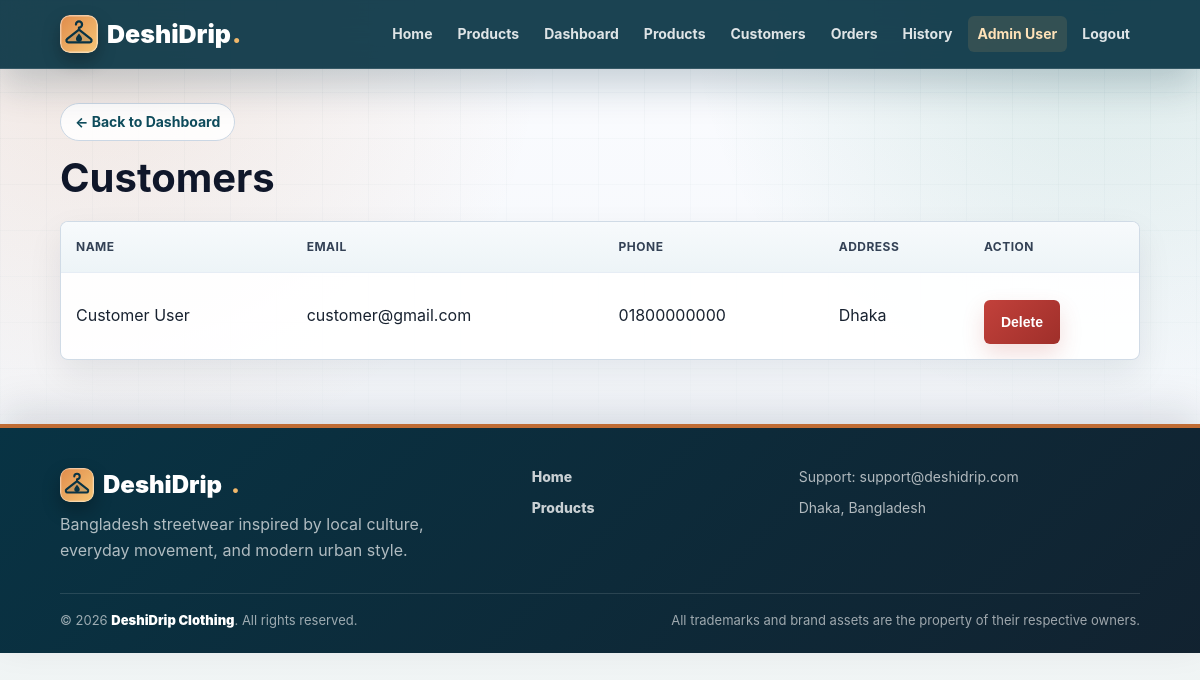
/view/admin_customers.php (signed in), run on the app's committed database.
### tables this page shows
CREATE TABLE IF NOT EXISTS users (
    id INT AUTO_INCREMENT PRIMARY KEY,
    name VARCHAR(120) NOT NULL,
    email VARCHAR(120) NOT NULL UNIQUE,
    password_hash VARCHAR(255) NOT NULL,
    role ENUM('admin','customer') NOT NULL DEFAULT 'customer',
    profile_picture VARCHAR(255),
    address TEXT,
    phone VARCHAR(30),
    remember_token VARCHAR(100),
    created_at TIMESTAMP DEFAULT CURRENT_TIMESTAMP
);

### model/UserModel.php (called while the page is built, shortened)
<?php
require_once __DIR__ . "/../config/db.php";
function getAllCustomers()
{
    global $conn;
    $query = "SELECT * FROM users WHERE role = 'customer' ORDER BY id DESC";
    $result = mysqli_query($conn, $query);
    $customers = array();
    while ($row = mysqli_fetch_assoc($result)) {
        $customers[] = $row;
    }
    return $customers;
}
?>

### config/auth.php (called while the page is built, shortened)
<?php
require_once __DIR__ . "/../model/UserModel.php";
function clean($value)
{
    return htmlspecialchars($value, ENT_QUOTES, "UTF-8");
}
?>

### view/admin_customers.php (the view, shortened to what this page needs)
<?php
require_once "header.php";
require_once __DIR__ . "/../model/UserModel.php";
$customers = getAllCustomers();
?>
<a class="back-link" href="admin_dashboard.php">&larr; Back to Dashboard</a>
<h2>Customers</h2>
<table>
    <thead>
        <tr>
            <th>Name</th>
            <th>Email</th>
            <th>Phone</th>
            <th>Address</th>
            <th>Action</th>
        </tr>
    </thead>
    <tbody>
        <?php foreach ($customers as $customer) { ?>
            <tr>
                <td><?php echo clean($customer["name"]); ?></td>
                <td><?php echo clean($customer["email"]); ?></td>
                <td><?php echo clean($customer["phone"]); ?></td>
                <td><?php echo clean($customer["address"]); ?></td>
                <td><form method="post" class="inline-form" onsubmit="return confirm('Delete customer and all data?')">
                    <button type="submit" class="danger">Delete</button>
                </form></td>
            </tr>
        <?php } ?>
    </tbody>
</table>
<?php require_once "footer.php"; ?>

### public/css/style.css (style rules this page uses)
:root { color-scheme: light; --bg: #f4f7fb; --bg-2: #eef3f1; --surface: #ffffff; --surface-raised: rgba(255, 255, 255, .86); --surface-soft: #f8fafc; --text: #182230; --heading: #0f172a; --muted: #64748b; --muted-2: #94a3b8; --line: #dde6ef; --line-strong: #cbd7e4; --brand: #0f4c5c; --brand-dark: #083344; --brand-soft: #d7f3f0; --accent: #c06c34; --accent-dark: #9a4d20; --green: #147d64; --green-dark: #0f5f4b; --danger: #c2413b; --danger-dark: #9f2f2a; --warning-soft: #fff4e8; --success-soft: #e8f8f1; --shadow: 0 22px 60px rgba(15, 23, 42, .12); --shadow-soft: 0 14px 34px rgba(15, 23, 42, .08); --shadow-tiny: 0 8px 18px rgba(15, 23, 42, .06); --radius: 8px; --radius-sm: 6px; --container: min(1180px, 90vw); }
* { box-sizing: border-box; }
html { scroll-behavior: smooth; text-size-adjust: 100%; }
body { min-height: 100vh; margin: 0; font-family: "Inter", "Segoe UI", Arial, Helvetica, sans-serif; color: var(--text); background: radial-gradient(circle at 8% 4%, rgba(192, 108, 52, .14), transparent 28rem), radial-gradient(circle at 92% 0%, rgba(20, 125, 100, .14), transparent 26rem), linear-gradient(180deg, #fbfcff 0, var(--bg) 440px, var(--bg-2) 100%); line-height: 1.6; -webkit-font-smoothing: antialiased; }
body::before { content: ""; position: fixed; inset: 0; z-index: -1; pointer-events: none; background-image: linear-gradient(rgba(15, 76, 92, .045) 1px, transparent 1px), linear-gradient(90deg, rgba(15, 76, 92, .045) 1px, transparent 1px); background-size: 46px 46px; mask-image: linear-gradient(to bottom, rgba(0, 0, 0, .75), transparent 72%); }
a { color: inherit; }
h1, h2, h3 { color: var(--heading); line-height: 1.15; }
h1, h2, h3, p { overflow-wrap: anywhere; }
h2 { margin: 0 0 20px; font-size: clamp(28px, 4vw, 40px); letter-spacing: 0; }
form { background: var(--surface-raised); border: 1px solid rgba(203, 215, 228, .88); border-radius: var(--radius); padding: 24px; box-shadow: var(--shadow-soft); }
button, .btn { display: inline-flex; align-items: center; justify-content: center; gap: 8px; min-height: 44px; border: 0; background: linear-gradient(135deg, var(--brand), var(--brand-dark)); color: white; padding: 10px 17px; border-radius: var(--radius-sm); cursor: pointer; text-decoration: none; margin-top: 12px; font-size: 14px; font-weight: 900; line-height: 1; transition: transform .18s ease, box-shadow .18s ease, filter .18s ease; box-shadow: 0 10px 22px rgba(15, 76, 92, .24); }
.btn.danger, button.danger { background: linear-gradient(135deg, var(--danger), var(--danger-dark)); box-shadow: 0 10px 22px rgba(194, 65, 59, .18); }
table { width: 100%; border-collapse: separate; border-spacing: 0; background: rgba(255, 255, 255, .92); border: 1px solid rgba(203, 215, 228, .9); border-radius: var(--radius); overflow: hidden; box-shadow: var(--shadow-soft); }
th, td { padding: 15px; border-bottom: 1px solid #e6edf5; text-align: left; vertical-align: middle; }
th { background: linear-gradient(180deg, #f7fafc, #edf4f7); color: #334155; font-size: 12px; text-transform: uppercase; letter-spacing: .04em; }
tr:last-child td { border-bottom: 0; }
tbody tr { transition: background .18s ease; }
@media (prefers-reduced-motion: no-preference) { .hero, .card, .stat, form, table { animation: fadeUp .45s ease both; } }
button, .btn { transition: transform .18s ease, box-shadow .18s ease, filter .18s ease; }
.back-link { display: inline-flex; align-items: center; gap: 6px; margin: 0 0 14px; padding: 7px 14px; border: 1px solid var(--line-strong); border-radius: 999px; background: var(--surface-raised); color: var(--brand); font-size: 14px; font-weight: 750; text-decoration: none; transition: transform .2s ease, background .2s ease, color .2s ease, border-color .2s ease; }
form.inline-form { display: inline; width: auto; max-width: none; margin: 0; padding: 0; border: 0; background: none; box-shadow: none; }

### data on the page
users: name "Customer User", email "customer@gmail.com", phone "01800000000", address "Dhaka"

### other printed values
$_SESSION["name"] "Admin User"
